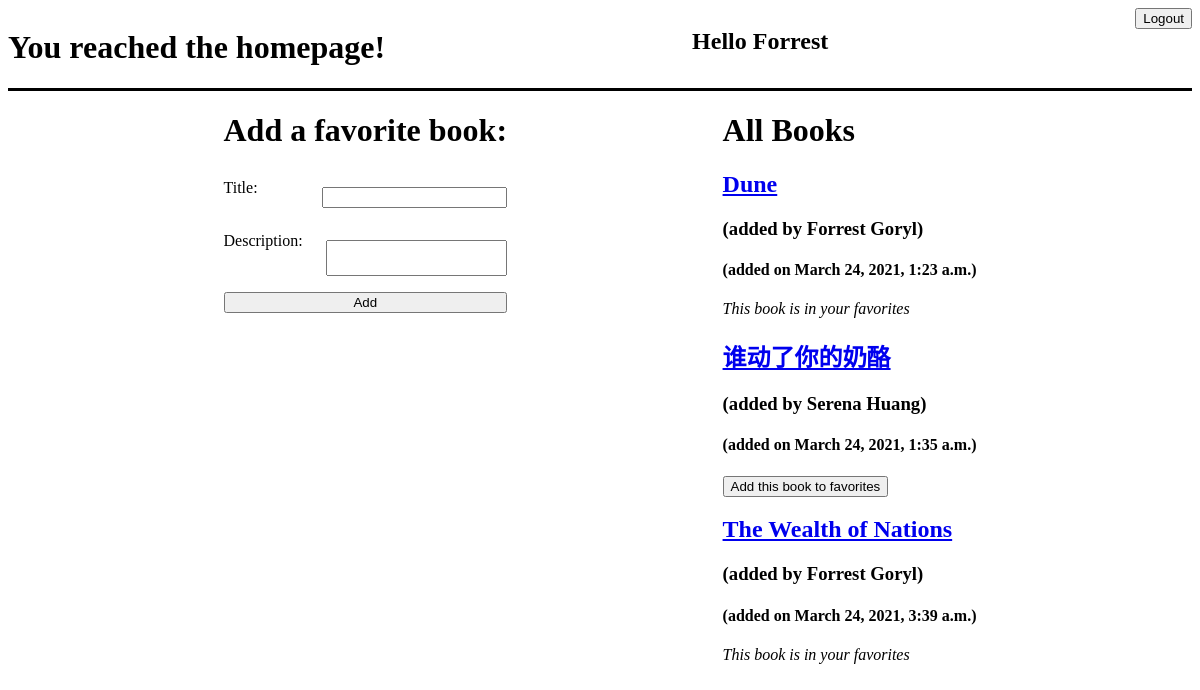
Screenshot of /homepage (signed in) with the database file from the repository.
### favorite_books_app/models.py (models this page shows)
class User(models.Model):
    first_name = models.CharField(max_length=20)
    last_name = models.CharField(max_length=20)
    email = models.CharField(max_length=30)
    password = models.CharField(max_length=255)
    created_at = models.DateTimeField(auto_now_add=True)
    updated_at = models.DateTimeField(auto_now=True)
    objects = UserManager()

class Book(models.Model):
    uploaded_by = models.ForeignKey(User, related_name="uploaded_books", on_delete=models.CASCADE)
    users_who_like = models.ManyToManyField(User, related_name="liked_books")
    title = models.CharField(max_length=255)
    description = models.CharField(max_length=255)
    created_at = models.DateTimeField(auto_now_add=True)
    updated_at = models.DateTimeField(auto_now=True)
    objects = BookManager()

### favorite_books_app/views.py (the view)
# urls.py: path('homepage', views.homepage),
def homepage(request):
    if 'first_name' in request.session:
        user = User.objects.get(email=request.session['email'])
        context = {
            'users': User.objects.all(),
            'books': Book.objects.all(),
            'favorites': user.liked_books.all(),
        }
        request.session['edit'] = False
        return render(request, "homepage.html", context)
    else:
        return redirect("/")

### favorite_books_app/templates/homepage.html (shortened to what this page needs)
<!DOCTYPE html>
<html lang='en'>
    <head>
        {% load static %}
        <link rel='stylesheet' href='{% static "homepage.css"%}'>
    </head>
    <body>
        <header>
            <h1>You reached the homepage!</h1>
            <h2>Hello {{ request.session.first_name }}</h2>
            <form action='/logout' method='POST'>
                <button type='submit'>Logout</button>
            </form>
        </header>
        <div id='main'>
            <div class='add_book'>
                <h1>Add a favorite book:</h1>
                <form action='/add_book' method='POST'>
                    <label for='title'>Title:
                        <input type='text' name='title'>
                    </label>
                    <label for='description'>Description:
                        <textarea name='description'></textarea>
                    </label>
                    <button type='submit'>Add</button>
                </form>
            </div>
            <div class='all_books'>
                <h1>All Books</h1>
                {% for book in books %}
                    <h2 class='book_title'><a href="/view_book/{{ book.id }}">{{ book.title }}</a></h2>
                    <h3>(added by {{ book.uploaded_by.first_name }} {{ book.uploaded_by.last_name }})</h3>
                    <h4>(added on {{ book.created_at }})</h4>
                    {% if book in favorites %}
                        <i>This book is in your favorites</i>
                    {% else %}
                        <form action="/favorite_book" method="POST">
                            <button type='submit'>Add this book to favorites</button>
                        </form>
                    {% endif %}
                {% endfor %}
            </div>
        </div>
    </body>
</html>

### favorite_books_app/static/homepage.css (style rules this page uses)
header { display: flex; justify-content: space-between; border-bottom: 3px solid black; }
#main { display: flex; justify-content: space-evenly; }
.add_book form { display: flex; flex-direction: column; }
label { display: inline; margin: 1vh 0px 1vh 0px; }
input { display: block; float: right; margin: 1vh 0px 1vh 0px; }
textarea { display: block; float: right; margin: 1vh 0px 1vh 0px; resize: none; }

### rows the page displays
User: session.first_name "Forrest"
Book: title "Dune", uploaded_by.first_name "Forrest", uploaded_by.last_name "Goryl", created_at "March 24, 2021, 1:23 a.m.", shows "This book is in your favorites"
Book: title "谁动了你的奶酪", uploaded_by.first_name "Serena", uploaded_by.last_name "Huang", created_at "March 24, 2021, 1:35 a.m."
Book: title "The Wealth of Nations", uploaded_by.first_name "Forrest", uploaded_by.last_name "Goryl", created_at "March 24, 2021, 3:39 a.m.", shows "This book is in your favorites"
